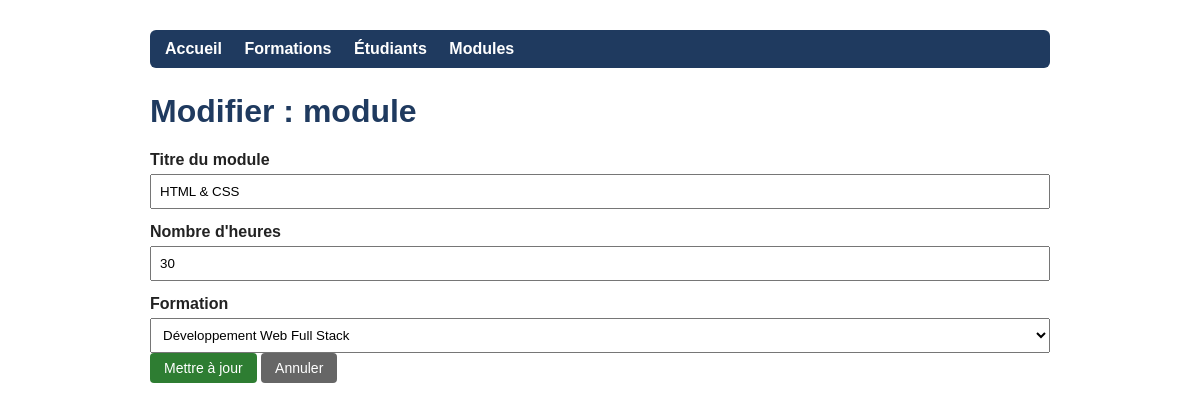
/modules/edit.php?id=1, run on the app's committed database.
### tables this page shows
CREATE TABLE module (
    id_module     INT AUTO_INCREMENT PRIMARY KEY,
    titre         VARCHAR(100) NOT NULL,
    nombre_heures INT NOT NULL,
    id_formation  INT NOT NULL,
    CONSTRAINT fk_module_formation FOREIGN KEY (id_formation)
        REFERENCES formation(id_formation)
        ON DELETE RESTRICT ON UPDATE CASCADE
);

CREATE TABLE formation (
    id_formation INT AUTO_INCREMENT PRIMARY KEY,
    titre        VARCHAR(100) NOT NULL,
    description  TEXT,
    duree_mois   INT NOT NULL
);

### database/connexion.php (called while the page is built, shortened)
<?php
function h($valeur) {
    return htmlspecialchars((string)$valeur, ENT_QUOTES, 'UTF-8');
}

### modules/edit.php (the view, shortened to what this page needs)
<?php
require_once '../database/connexion.php';
$id = isset($_GET['id']) ? (int)$_GET['id'] : 0;
$stmt = $pdo->prepare("SELECT * FROM module WHERE id_module = :id");
$stmt->execute([':id' => $id]);
$row = $stmt->fetch(PDO::FETCH_ASSOC);
$formations = $pdo->query("SELECT id_formation, titre FROM formation ORDER BY titre")->fetchAll(PDO::FETCH_ASSOC);
?>
<!DOCTYPE html>
<html lang="fr">
<head>
    <link rel="stylesheet" href="../style.css">
</head>
<body>
    <nav>
        <a href="../index.php">Accueil</a>
        <a href="../formations/index.php">Formations</a>
        <a href="../etudiants/index.php">Étudiants</a>
        <a href="../modules/index.php">Modules</a>
    </nav>
    <h1>Modifier : module</h1>
    <form method="post">
    <label for="titre">Titre du module</label>
    <input type="text" id="titre" name="titre" value="<?= h($row['titre']) ?>" required>
    <label for="nombre_heures">Nombre d'heures</label>
    <input type="number" id="nombre_heures" name="nombre_heures" min="1" value="<?= h($row['nombre_heures']) ?>" required>
    <label for="id_formation">Formation</label>
    <select id="id_formation" name="id_formation" required>
        <?php foreach ($formations as $f): ?>
            <option value="<?= $f['id_formation'] ?>" <?= ((string)$row['id_formation'] === (string)$f['id_formation']) ? 'selected' : '' ?>>
                <?= h($f['titre']) ?>
            </option>
        <?php endforeach; ?>
    </select>
        <br>
        <button type="submit" class="btn">Mettre à jour</button>
        <a class="btn btn-gray" href="index.php">Annuler</a>
    </form>
</body>
</html>

### style.css (style rules this page uses)
body { font-family:Arial,Helvetica,sans-serif;max-width:900px;margin:30px auto;padding:0 15px;color:#222 }
nav { background:#1f3a5f;padding:10px 15px;border-radius:6px;margin-bottom:25px }
nav a { color:#fff;text-decoration:none;margin-right:18px;font-weight:bold }
h1 { color:#1f3a5f }
.btn { display:inline-block;background:#2e7d32;color:#fff;padding:7px 14px;border-radius:4px;text-decoration:none;border:0;cursor:pointer;font-size:14px }
.btn-gray { background:#666 }
form label { display:block;margin-top:14px;font-weight:bold }
form input,form select,form textarea { width:100%;padding:8px;margin-top:5px;box-sizing:border-box }

### data on the page
module: titre "HTML & CSS", nombre_heures "30", id_formation "Développement Web Full Stack"
